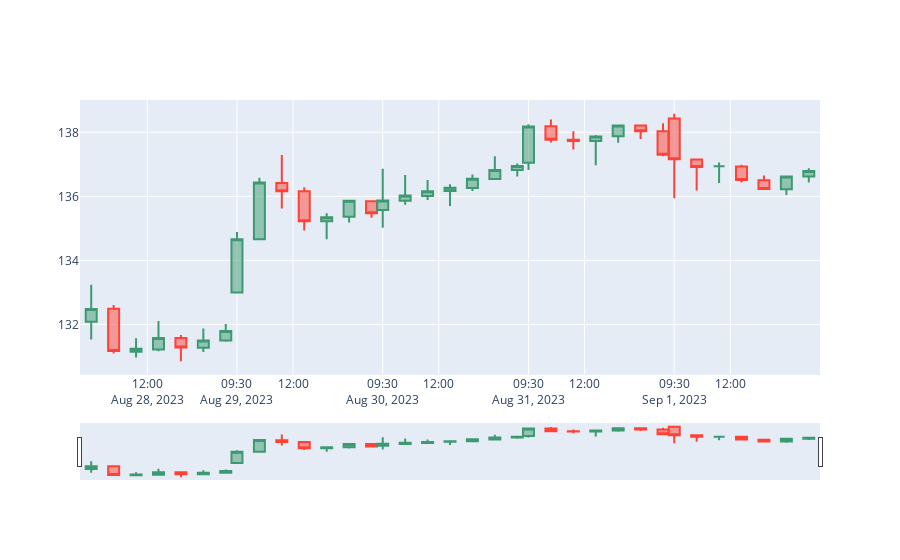
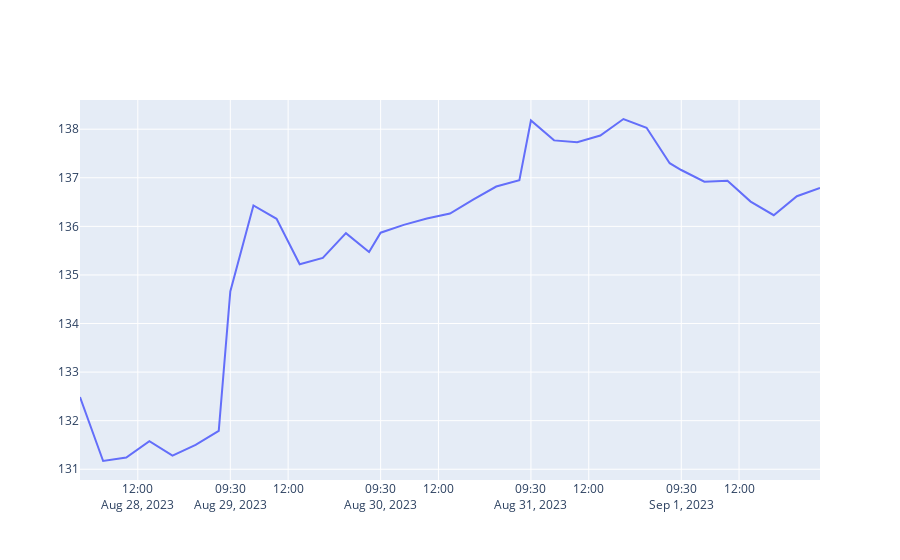

Notebook cell for these charts, in order:
### Code cell
import datetime
import scipy.stats

starting_time = datetime.date(2023, 8, 28)
ending_time = starting_time + datetime.timedelta(days = 5)
#previous = starting_time - datetime.timedelta(weeks=1)

google = StockData("GOOG", starting_time, ending_time)
google.candlestick.show()
google.line.show()
